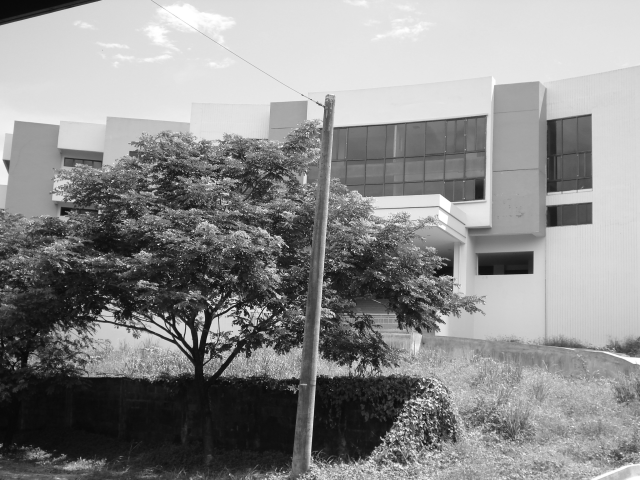
#> input picture PA1 Image Enhancement/[CODES] Jupyter notebooks/building.tif, 640 x 480 px, given in place of test_3.png, which was not available; the run also reads 1 picture not shown here
$ jupyter execute --allow-errors 'Method 2 Template matching.ipynb'   (text cells are left out)
#> lines starting #> are read from the running program, lines starting #| are printed output that depends on the picture; pictures that were not available may be replaced by others from this repository, and a replacement may not be noted
[cell 1]
import cv2
import numpy as np
import matplotlib.pyplot as plt

def pre_pros(image, erode_iter,dilate_iter, kernel_gauss):
    kernel = np.ones((2,2), np.uint8)
    image = cv2.erode(image, kernel, iterations = erode_iter)
    image = cv2.dilate(image, kernel, iterations= dilate_iter)
    image = cv2.GaussianBlur(image, kernel_gauss, 100)
    image = cv2.copyMakeBorder(image, 10, 10, 10, 10, cv2.BORDER_CONSTANT, value=[255, 255, 255])

    return image

#image = cv2.imread( 'test_3.png')
#image_x = pre_pros(image, 2,5,(3,3))
#corner_x = corner_detection(image_x)

[cell 2]
def template_matching(image, mask_paths, threshold=0.8, distance_threshold=10, show_plot=True):
    # Convert to BGR for drawing red circles
    image_bgr = cv2.cvtColor(image, cv2.COLOR_GRAY2BGR)

    # List to store the centers
    all_centers = []

    for mask_path in mask_paths:
            # Load the mask
            mask = cv2.imread(mask_path, cv2.IMREAD_GRAYSCALE)

            # Perform template matching
            result = cv2.matchTemplate(image, mask, cv2.TM_CCOEFF_NORMED)

            # Define a threshold to determine matches
            loc = np.where(result >= threshold)

            # List to store the centers for the current mask
            centers_list = []

            # Draw circles at the center of the matched areas in red and store the centers
            for pt in zip(*loc[::-1]):
                center = (pt[0] + int(mask.shape[1] / 2), pt[1] + int(mask.shape[0] / 2))
                centers_list.append(center)
                #cv2.circle(image_bgr, center, 5, (0, 0, 255), -1)

            # Filter closely located centers for the current mask
            filtered_centers = filter_close_centers(centers_list, distance_threshold)
            #print(filtered_centers)

            # Draw circles at the filtered centers in blue
            for center in filtered_centers:
                cv2.circle(image_bgr, center, 2, (255, 0, 0), -1)

            # Append the centers for the current mask to the overall list
            all_centers.extend(filtered_centers)

    # Display the result
    if show_plot:
        plt.imshow(cv2.cvtColor(image_bgr, cv2.COLOR_BGR2RGB))
        plt.title('Template Matching Result')
        plt.show()


    final_centers = filter_close_centers(all_centers,5)

    return final_centers

def filter_close_centers(centers, distance_threshold):
    filtered_centers = []
    for center in centers:
        if all(np.linalg.norm(np.array(center) - np.array(existing_center)) > distance_threshold for existing_center in filtered_centers):
            filtered_centers.append(center)
    return filtered_centers

# Example usage
image = cv2.imread( 'test_3.png', cv2.IMREAD_GRAYSCALE)
#> image is the input picture: shape (480, 640); min 7, max 255, mean 139.7
image = pre_pros(image, 1,2,(3,3))
#> in pre_pros, `image = cv2.erode(image, kernel, iterations = erode_iter)`:
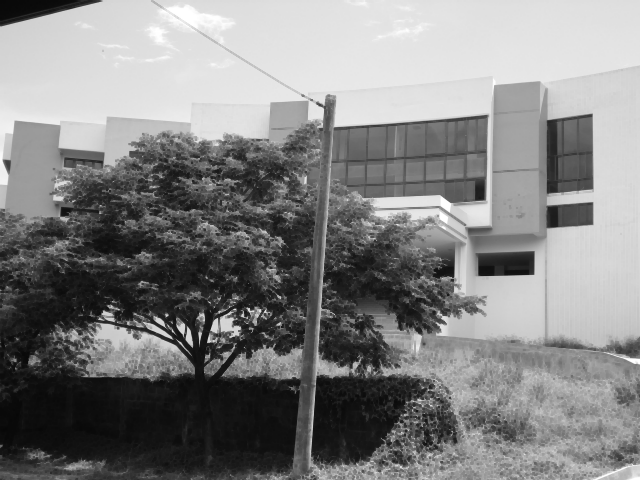
#> image: shape (480, 640); min 7, max 255, mean 130.5
#> in pre_pros, `image = cv2.dilate(image, kernel, iterations= dilate_iter)`:
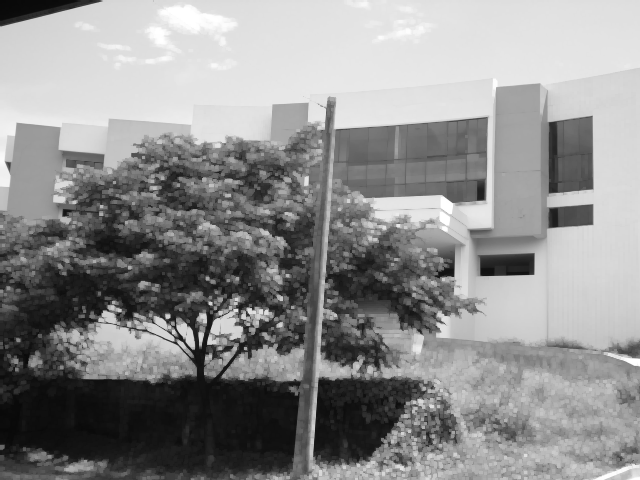
#> image: shape (480, 640); min 8, max 255, mean 142.1
#> in pre_pros, `image = cv2.copyMakeBorder(image, 10, 10, 10, 10, cv2.BORDER_CONSTANT,..`:
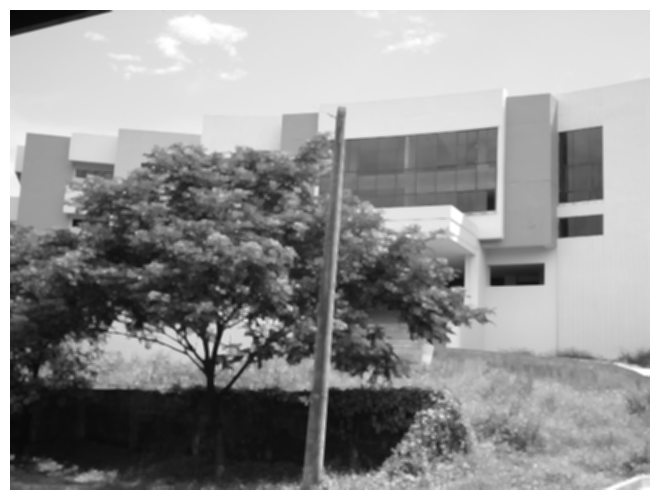
#> image: shape (500, 660); min 8, max 255, mean 149.9

mask_paths = ['mask1.png', 'mask2.png', 'mask3.png', 'mask4.png',
              'mask5.png','mask6.png', 'mask7.png', 'mask8.png',
             'mask9.png','mask10.png', 'mask11.png', 'mask12.png',
             'mask13.png','mask14.png', 'mask15.png', 'mask16.png',
             'mask17.png','mask18.png', 'mask19.png', 'mask20.png']

#> (the rest of this cell did not finish here and is left out)

#> in template_matching, `result = cv2.matchTemplate(image, mask, cv2.TM_CCOEFF_NORMED)`:
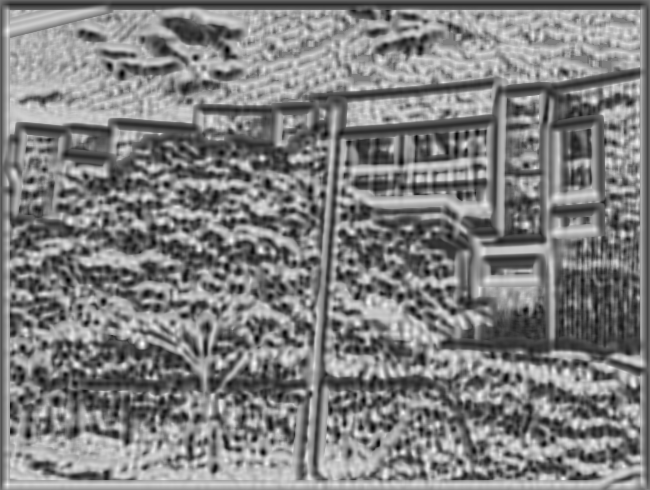
#> result: shape (490, 650) float32; min -0.882, max 0.892, mean 0.00985; drawn with min black and max white
#> in template_matching, `loc = np.where(result >= threshold)`: loc = 17 positions, rows 240 to 484, columns 7 to 588
#> the loop in template_matching, `for pt in zip(*loc[::-1]):` made 17 passes
#> (pt, center) on passes 1 to 12: ((230, 240), (235, 245)), ((231, 240), (236, 245)), ((260, 250), (265, 255)), ((368, 301), (373, 306)), ((368, 302), (373, 307)), ((142, 342), (147, 347)), ((141, 343), (146, 348)), ((142, 343), (147, 348)), ((141, 344), (146, 349)), ((142, 344), (147, 349)), ((254, 362), (259, 367)), ((220, 363), (225, 368))
#> after the loop in template_matching, `for pt in zip(*loc[::-1]):`: centers_list = [(235, 245), (236, 245), (265, 255), (373, 306), (373, 307), (147, 347), (146, 348), (147, 348), (146, 349), (147, 349), (259, 367), (225, 368), (259, 368), (593, 380), (593, 381), (484, 400), (12, 489)]
#> the loop in filter_close_centers, `for center in centers:` made 17 passes
#> after the loop in filter_close_centers, `for center in centers:`: filtered_centers = [(235, 245), (265, 255), (373, 306), (147, 347), (259, 367), (225, 368), (593, 380), (484, 400), (12, 489)]
#> the loop in template_matching, `for center in filtered_centers:` made 9 passes
#> after the loop in template_matching, `for center in filtered_centers:`: image_bgr: shape (500, 660, 3); mean B, G, R 149.9, 149.8, 149.8
print(corners)

[cell 3]
# [43 lines left out: function connect_edges, not called in this run]


#USAGE:
image = cv2.imread( 'test_3.png', cv2.IMREAD_GRAYSCALE)
image = pre_pros(image, 1,2,(3,3))

mask_paths = ['mask1.png', 'mask2.png', 'mask3.png', 'mask4.png',
              'mask5.png','mask6.png', 'mask7.png', 'mask8.png',
             'mask9.png','mask10.png', 'mask11.png', 'mask12.png',
             'mask13.png','mask14.png', 'mask15.png', 'mask16.png',
             'mask17.png','mask18.png', 'mask19.png', 'mask20.png']

#> (the rest of this cell did not finish here and is left out)

line_coor = connect_edges(image,corners)
print(line_coor)

[cell 4]
# [17 lines left out: function create_vectorlines, not called in this run]

#> (the rest of this cell did not finish here and is left out)

[cell 5]
#To summarize:
image = cv2.imread( 'test_10.png', cv2.IMREAD_GRAYSCALE)
#> (the rest of this cell did not finish here and is left out)
